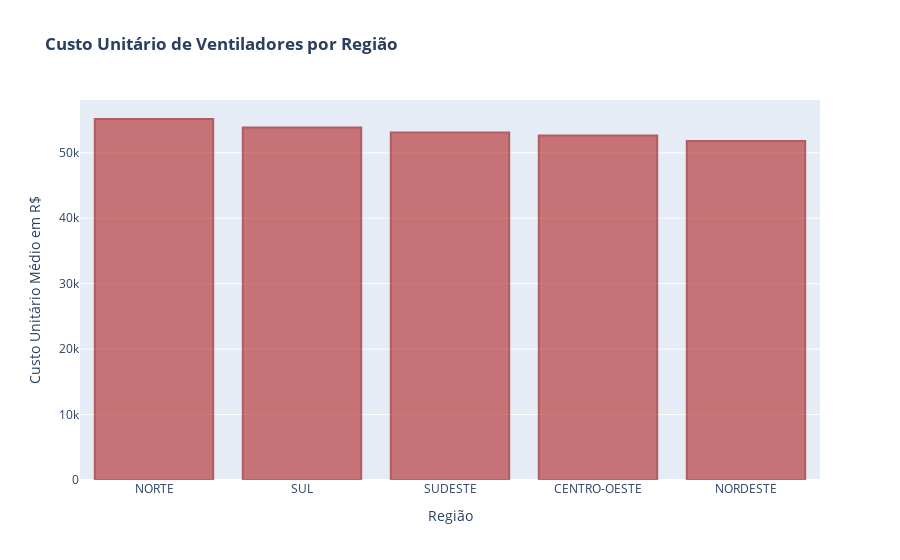

Here is the notebook cell this chart was saved with:
### Markdown cell above
### Figura 3: Custo unitário de ventiladores por região

### Code cell
#  Selecting data and configuring width and opacity
data = [go.Bar(x=dfgrouped2['REGIAO'], y=dfgrouped2['CUSTO_UNIT'], marker = {'color': 'firebrick',
                         'line': {'color': 'darkred','width': 2}}, opacity= 0.6)]
#Layout configuration
config_lay = go.Layout(title='<b>Custo Unitário de Ventiladores por Região</b>',yaxis={'title':'Custo Unitário Médio em R$'},
                                 xaxis={'title':'Região'})
fig3 = go.Figure(data=data, layout=config_lay)

#Creating graph
py.iplot(fig3)

### Figure 1 — Plotly figure (JSON) as saved in the notebook; plotly's stock layout.template omitted (floating-point values rounded to 4 significant figures)
{"data": [{"marker": {"color": "firebrick", "line": {"color": "darkred", "width": 2}}, "opacity": 0.6, "type": "bar", "x": ["NORTE", "SUL", "SUDESTE", "CENTRO-OESTE", "NORDESTE"], "y": [55170.0, 53850.0, 53100.0, 52650.0, 51810.0]}], "layout": {"title": {"text": "<b>Custo Unitário de Ventiladores por Região</b>"}, "xaxis": {"title": {"text": "Região"}}, "yaxis": {"title": {"text": "Custo Unitário Médio em R$"}}}}
